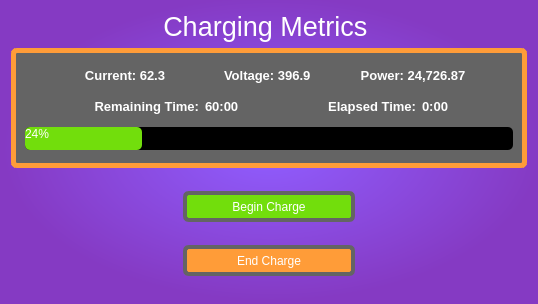
      <widget class="QWidget" name="Progress">
       <property name="styleSheet">
        <string notr="true">background-color: qradialgradient(spread:pad, cx:0.505, cy:0.489, radius:0.5, fx:0.5, fy:0.489, stop:0.0157895 rgba(144, 93, 255, 255), stop:1 rgba(133, 58, 195, 255))</string>
       </property>
       <layout class="QVBoxLayout" name="verticalLayout_10">
        <item>
         <layout class="QVBoxLayout" name="verticalLayout_9">
          <item>
           <widget class="QLabel" name="ChargingMetricsTitle">
            <property name="sizePolicy">
             <sizepolicy hsizetype="Preferred" vsizetype="Expanding">
              <horstretch>0</horstretch>
              <verstretch>0</verstretch>
             </sizepolicy>
            </property>
            <property name="styleSheet">
             <string notr="true">color: rgb(255, 255, 255);
background:none;</string>
            </property>
            <property name="text">
             <string>&lt;html&gt;&lt;head/&gt;&lt;body&gt;&lt;p align=&quot;center&quot;&gt;&lt;span style=&quot; font-size:20pt;&quot;&gt;Charging Metrics &lt;/span&gt;&lt;/p&gt;&lt;/body&gt;&lt;/html&gt;</string>
            </property>
           </widget>
          </item>
         </layout>
        </item>
        <item>
         <layout class="QVBoxLayout" name="verticalLayout_8">
          <item>
           <layout class="QVBoxLayout" name="verticalLayout_5">
            <item>
             <widget class="QFrame" name="frame">
              <property name="sizePolicy">
               <sizepolicy hsizetype="Expanding" vsizetype="Expanding">
                <horstretch>2</horstretch>
                <verstretch>4</verstretch>
               </sizepolicy>
              </property>
              <property name="minimumSize">
               <size>
                <width>0</width>
                <height>120</height>
               </size>
              </property>
              <property name="styleSheet">
               <string notr="true">QFrame {
	background-color: rgb(100, 100, 100);
    border-style: solid;
    border-width: 5px;
    border-color: rgb(255, 156, 56);
    border-bottom-left-radius: 5.5px;
    border-top-left-radius: 5.5px;
    border-bottom-right-radius: 5.5px;
    border-top-right-radius: 5.5px;
 
}</string>
              </property>
              <property name="frameShape">
               <enum>QFrame::StyledPanel</enum>
              </property>
              <property name="frameShadow">
               <enum>QFrame::Raised</enum>
              </property>
              <layout class="QVBoxLayout" name="verticalLayout_3">
               <item>
                <spacer name="verticalSpacer_6">
                 <property name="orientation">
                  <enum>Qt::Vertical</enum>
                 </property>
                 <property name="sizeHint" stdset="0">
                  <size>
                   <width>20</width>
                   <height>0</height>
                  </size>
                 </property>
                </spacer>
               </item>
               <item>
                <layout class="QHBoxLayout" name="horizontalLayout_2">
                 <item>
                  <spacer name="horizontalSpacer_3">
                   <property name="orientation">
                    <enum>Qt::Horizontal</enum>
                   </property>
                   <property name="sizeHint" stdset="0">
                    <size>
                     <width>40</width>
                     <height>20</height>
                    </size>
                   </property>
                  </spacer>
                 </item>
                 <item>
                  <widget class="QLabel" name="CurrentLabel">
                   <property name="sizePolicy">
                    <sizepolicy hsizetype="Expanding" vsizetype="Expanding">
                     <horstretch>0</horstretch>
                     <verstretch>2</verstretch>
                    </sizepolicy>
                   </property>
                   <property name="minimumSize">
                    <size>
                     <width>120</width>
                     <height>20</height>
                    </size>
                   </property>
                   <property name="styleSheet">
                    <string notr="true">QLabel {
	background-color: none;
	border: none;
}
</string>
                   </property>
                   <property name="text">
                    <string>&lt;html&gt;&lt;head/&gt;&lt;body&gt;&lt;p align=&quot;center&quot;&gt;&lt;span style=&quot; font-size:10pt; font-weight:600; color:#ffffff;&quot;&gt;Current: 62.3&lt;/span&gt;&lt;/p&gt;&lt;/body&gt;&lt;/html&gt;</string>
                   </property>
                  </widget>
                 </item>
                 <item>
                  <spacer name="horizontalSpacer_4">
                   <property name="orientation">
                    <enum>Qt::Horizontal</enum>
                   </property>
                   <property name="sizeHint" stdset="0">
                    <size>
                     <width>18</width>
                     <height>20</height>
                    </size>
                   </property>
                  </spacer>
                 </item>
                 <item>
                  <widget class="QLabel" name="VoltageLabel">
                   <property name="sizePolicy">
                    <sizepolicy hsizetype="Expanding" vsizetype="Expanding">
                     <horstretch>0</horstretch>
                     <verstretch>2</verstretch>
                    </sizepolicy>
                   </property>
                   <property name="minimumSize">
                    <size>
                     <width>120</width>
                     <height>20</height>
                    </size>
                   </property>
                   <property name="styleSheet">
                    <string notr="true">QLabel {
	background-color: none;
	border: none;
}
</string>
                   </property>
                   <property name="text">
                    <string>&lt;html&gt;&lt;head/&gt;&lt;body&gt;&lt;p align=&quot;center&quot;&gt;&lt;span style=&quot; font-size:10pt; font-weight:600; color:#ffffff;&quot;&gt;Voltage: 396.9 &lt;/span&gt;&lt;/p&gt;&lt;/body&gt;&lt;/html&gt;</string>
                   </property>
                  </widget>
                 </item>
                 <item>
                  <spacer name="horizontalSpacer_9">
                   <property name="orientation">
                    <enum>Qt::Horizontal</enum>
                   </property>
                   <property name="sizeHint" stdset="0">
                    <size>
                     <width>18</width>
                     <height>20</height>
                    </size>
                   </property>
                  </spacer>
                 </item>
                 <item>
                  <widget class="QLabel" name="PowerLabel">
                   <property name="sizePolicy">
                    <sizepolicy hsizetype="Expanding" vsizetype="Expanding">
                     <horstretch>0</horstretch>
                     <verstretch>2</verstretch>
                    </sizepolicy>
                   </property>
                   <property name="minimumSize">
                    <size>
                     <width>120</width>
                     <height>20</height>
                    </size>
                   </property>
                   <property name="styleSheet">
                    <string notr="true">QLabel {
	background-color: none;
	border: none;
}
</string>
                   </property>
                   <property name="text">
                    <string>&lt;html&gt;&lt;head/&gt;&lt;body&gt;&lt;p align=&quot;center&quot;&gt;&lt;span style=&quot; font-size:10pt; font-weight:600; color:#ffffff;&quot;&gt;Power: 24,726.87&lt;/span&gt;&lt;/p&gt;&lt;/body&gt;&lt;/html&gt;</string>
                   </property>
                  </widget>
                 </item>
                 <item>
                  <spacer name="horizontalSpacer_10">
                   <property name="orientation">
                    <enum>Qt::Horizontal</enum>
                   </property>
                   <property name="sizeHint" stdset="0">
                    <size>
                     <width>40</width>
                     <height>20</height>
                    </size>
                   </property>
                  </spacer>
                 </item>
                </layout>
               </item>
               <item>
                <spacer name="verticalSpacer_4">
                 <property name="orientation">
                  <enum>Qt::Vertical</enum>
                 </property>
                 <property name="sizeHint" stdset="0">
                  <size>
                   <width>20</width>
                   <height>0</height>
                  </size>
                 </property>
                </spacer>
               </item>
               <item>
                <layout class="QHBoxLayout" name="horizontalLayout_4">
                 <property name="sizeConstraint">
                  <enum>QLayout::SetNoConstraint</enum>
                 </property>
                 <item>
                  <spacer name="horizontalSpacer_14">
                   <property name="orientation">
                    <enum>Qt::Horizontal</enum>
                   </property>
                   <property name="sizeHint" stdset="0">
                    <size>
                     <width>40</width>
                     <height>20</height>
                    </size>
                   </property>
                  </spacer>
                 </item>
                 <item>
                  <widget class="QLabel" name="RemainingTimeTitle">
                   <property name="sizePolicy">
                    <sizepolicy hsizetype="Expanding" vsizetype="Expanding">
                     <horstretch>0</horstretch>
                     <verstretch>2</verstretch>
                    </sizepolicy>
                   </property>
                   <property name="minimumSize">
                    <size>
                     <width>125</width>
                     <height>20</height>
                    </size>
                   </property>
                   <property name="styleSheet">
                    <string notr="true">QLabel {
	background-color: none;
	border: none;
}
</string>
                   </property>
                   <property name="text">
                    <string>&lt;html&gt;&lt;head/&gt;&lt;body&gt;&lt;p align=&quot;right&quot;&gt;&lt;span style=&quot; font-size:10pt; font-weight:600; color:#ffffff;&quot;&gt;Remaining Time:&lt;/span&gt;&lt;/p&gt;&lt;/body&gt;&lt;/html&gt;</string>
                   </property>
                  </widget>
                 </item>
                 <item>
                  <widget class="QLabel" name="RemainingTimeLabel">
                   <property name="sizePolicy">
                    <sizepolicy hsizetype="Fixed" vsizetype="Fixed">
                     <horstretch>0</horstretch>
                     <verstretch>0</verstretch>
                    </sizepolicy>
                   </property>
                   <property name="minimumSize">
                    <size>
                     <width>42</width>
                     <height>20</height>
                    </size>
                   </property>
                   <property name="maximumSize">
                    <size>
                     <width>42</width>
                     <height>16777215</height>
                    </size>
                   </property>
                   <property name="styleSheet">
                    <string notr="true">QLabel {
	background-color: none;
	border: none;
    color:white;
	font-weight:600;
}
</string>
                   </property>
                   <property name="text">
                    <string>&lt;html&gt;&lt;head/&gt;&lt;body&gt;&lt;p align=&quot;left&quot;&gt;&lt;span style=&quot; font-size:10pt; font-weight:600; color:#ffffff;&quot;&gt;60:00&lt;/span&gt;&lt;/p&gt;&lt;/body&gt;&lt;/html&gt;</string>
                   </property>
                  </widget>
                 </item>
                 <item>
                  <spacer name="horizontalSpacer_13">
                   <property name="orientation">
                    <enum>Qt::Horizontal</enum>
                   </property>
                   <property name="sizeHint" stdset="0">
                    <size>
                     <width>40</width>
                     <height>20</height>
                    </size>
                   </property>
                  </spacer>
                 </item>
                 <item>
                  <widget class="QLabel" name="ElapsedTimeTitle">
                   <property name="sizePolicy">
                    <sizepolicy hsizetype="Expanding" vsizetype="Expanding">
                     <horstretch>0</horstretch>
                     <verstretch>2</verstretch>
                    </sizepolicy>
                   </property>
                   <property name="minimumSize">
                    <size>
                     <width>115</width>
                     <height>20</height>
                    </size>
                   </property>
                   <property name="styleSheet">
                    <string notr="true">QLabel {
	border: none;
}
</string>
                   </property>
                   <property name="text">
                    <string>&lt;html&gt;&lt;head/&gt;&lt;body&gt;&lt;p align=&quot;right&quot;&gt;&lt;span style=&quot; font-size:10pt; font-weight:600; color:#ffffff;&quot;&gt;Elapsed Time:&lt;/span&gt;&lt;/p&gt;&lt;/body&gt;&lt;/html&gt;</string>
                   </property>
                  </widget>
                 </item>
                 <item>
                  <widget class="QLabel" name="ElapsedTimeLabel">
                   <property name="sizePolicy">
                    <sizepolicy hsizetype="Fixed" vsizetype="Fixed">
                     <horstretch>0</horstretch>
                     <verstretch>0</verstretch>
                    </sizepolicy>
                   </property>
                   <property name="minimumSize">
                    <size>
                     <width>42</width>
                     <height>20</height>
                    </size>
                   </property>
                   <property name="maximumSize">
                    <size>
                     <width>42</width>
                     <height>16777215</height>
                    </size>
                   </property>
                   <property name="styleSheet">
                    <string notr="true">QLabel {
	background-color: none;
	border: none;
    color:white;
    font-weight:600;
}
</string>
                   </property>
                   <property name="text">
                    <string>&lt;html&gt;&lt;head/&gt;&lt;body&gt;&lt;p align=&quot;left&quot;&gt;&lt;span style=&quot; font-size:10pt; font-weight:600; color:#ffffff;&quot;&gt;0:00&lt;/span&gt;&lt;/p&gt;&lt;/body&gt;&lt;/html&gt;</string>
                   </property>
                  </widget>
                 </item>
                 <item>
                  <spacer name="horizontalSpacer_15">
                   <property name="orientation">
                    <enum>Qt::Horizontal</enum>
                   </property>
                   <property name="sizeHint" stdset="0">
                    <size>
                     <width>40</width>
                     <height>20</height>
                    </size>
                   </property>
                  </spacer>
                 </item>
                </layout>
               </item>
               <item>
                <spacer name="verticalSpacer_10">
                 <property name="orientation">
                  <enum>Qt::Vertical</enum>
                 </property>
                 <property name="sizeHint" stdset="0">
                  <size>
                   <width>20</width>
                   <height>0</height>
                  </size>
                 </property>
                </spacer>
               </item>
               <item>
                <widget class="QProgressBar" name="ProgressBar">
                 <property name="sizePolicy">
                  <sizepolicy hsizetype="Expanding" vsizetype="Fixed">
                   <horstretch>0</horstretch>
                   <verstretch>0</verstretch>
                  </sizepolicy>
                 </property>
                 <property name="minimumSize">
                  <size>
                   <width>0</width>
                   <height>23</height>
                  </size>
                 </property>
                 <property name="maximumSize">
                  <size>
                   <width>16777215</width>
                   <height>23</height>
                  </size>
                 </property>
                 <property name="styleSheet">
                  <string notr="true">QProgressBar::chunk {
    background-color:rgb(114, 222, 12) ;
	color: rgb(0, 255, 0);
	border-bottom-left-radius: 5px;
    border-top-left-radius: 5px;
	border-bottom-right-radius: 5px;
    border-top-right-radius: 5px;
}

QProgressBar {
    	border-bottom-left-radius: 5px;
    border-top-left-radius: 5px;
	border-bottom-right-radius: 5px;
    border-top-right-radius: 5px;
	color: rgb(255, 255, 255);
	background-color: black;
	qproperty-alignment: AlignCenter;
}</string>
                 </property>
                 <property name="value">
                  <number>24</number>
                 </property>
                </widget>
               </item>
               <item>
                <spacer name="verticalSpacer_9">
                 <property name="orientation">
                  <enum>Qt::Vertical</enum>
                 </property>
                 <property name="sizeHint" stdset="0">
                  <size>
                   <width>20</width>
                   <height>0</height>
                  </size>
                 </property>
                </spacer>
               </item>
              </layout>
             </widget>
            </item>
           </layout>
          </item>
         </layout>
        </item>
        <item>
         <layout class="QGridLayout" name="gridLayout_5">
          <item row="0" column="2">
           <spacer name="horizontalSpacer_24">
            <property name="orientation">
             <enum>Qt::Horizontal</enum>
            </property>
            <property name="sizeHint" stdset="0">
             <size>
              <width>38</width>
              <height>20</height>
             </size>
            </property>
           </spacer>
          </item>
          <item row="0" column="0">
           <spacer name="horizontalSpacer_29">
            <property name="orientation">
             <enum>Qt::Horizontal</enum>
            </property>
            <property name="sizeHint" stdset="0">
             <size>
              <width>28</width>
              <height>20</height>
             </size>
            </property>
           </spacer>
          </item>
          <item row="0" column="1">
           <layout class="QVBoxLayout" name="verticalLayout_6">
            <item>
             <spacer name="verticalSpacer_11">
              <property name="orientation">
               <enum>Qt::Vertical</enum>
              </property>
              <property name="sizeHint" stdset="0">
               <size>
                <width>20</width>
                <height>17</height>
               </size>
              </property>
             </spacer>
            </item>
            <item>
             <widget class="QToolButton" name="BeginChargeButton">
              <property name="sizePolicy">
               <sizepolicy hsizetype="Expanding" vsizetype="Expanding">
                <horstretch>0</horstretch>
                <verstretch>0</verstretch>
               </sizepolicy>
              </property>
              <property name="minimumSize">
               <size>
                <width>0</width>
                <height>29</height>
               </size>
              </property>
              <property name="maximumSize">
               <size>
                <width>16777215</width>
                <height>50</height>
               </size>
              </property>
              <property name="styleSheet">
               <string notr="true">QToolButton {
    border-style: solid;
    border-width: 4px;
    border-color:rgb(100, 100, 100);
	background-color: rgb(114, 222, 12);
    border-bottom-left-radius: 5.5px;
    border-top-left-radius: 5.5px;
    border-bottom-right-radius: 5.5px;
    border-top-right-radius: 5.5px;
	width: 120px;
    height:20px;
    color: white;
}

</string>
              </property>
              <property name="text">
               <string>Begin Charge</string>
              </property>
             </widget>
            </item>
            <item>
             <spacer name="verticalSpacer_5">
              <property name="orientation">
               <enum>Qt::Vertical</enum>
              </property>
              <property name="sizeHint" stdset="0">
               <size>
                <width>20</width>
                <height>17</height>
               </size>
              </property>
             </spacer>
            </item>
            <item>
             <widget class="QToolButton" name="EndChargeButton">
              <property name="sizePolicy">
               <sizepolicy hsizetype="Expanding" vsizetype="Expanding">
                <horstretch>0</horstretch>
                <verstretch>0</verstretch>
               </sizepolicy>
              </property>
              <property name="minimumSize">
               <size>
                <width>0</width>
                <height>29</height>
               </size>
              </property>
              <property name="maximumSize">
               <size>
                <width>16777215</width>
                <height>50</height>
               </size>
              </property>
              <property name="styleSheet">
               <string notr="true">QToolButton {
    border-style: solid;
    border-width: 4px;
    border-color:rgb(100, 100, 100);
	background-color: rgb(255, 156, 56);
    border-bottom-left-radius: 5.5px;
    border-top-left-radius: 5.5px;
    border-bottom-right-radius: 5.5px;
    border-top-right-radius: 5.5px;
	width: 120px;
    height:20px;
    color: white;
}

</string>
              </property>
              <property name="text">
               <string>End Charge</string>
              </property>
             </widget>
            </item>
           </layout>
          </item>
          <item row="1" column="1">
           <spacer name="verticalSpacer_13">
            <property name="orientation">
             <enum>Qt::Vertical</enum>
            </property>
            <property name="sizeHint" stdset="0">
             <size>
              <width>20</width>
              <height>17</height>
             </size>
            </property>
           </spacer>
          </item>
         </layout>
        </item>
       </layout>
      </widget>
